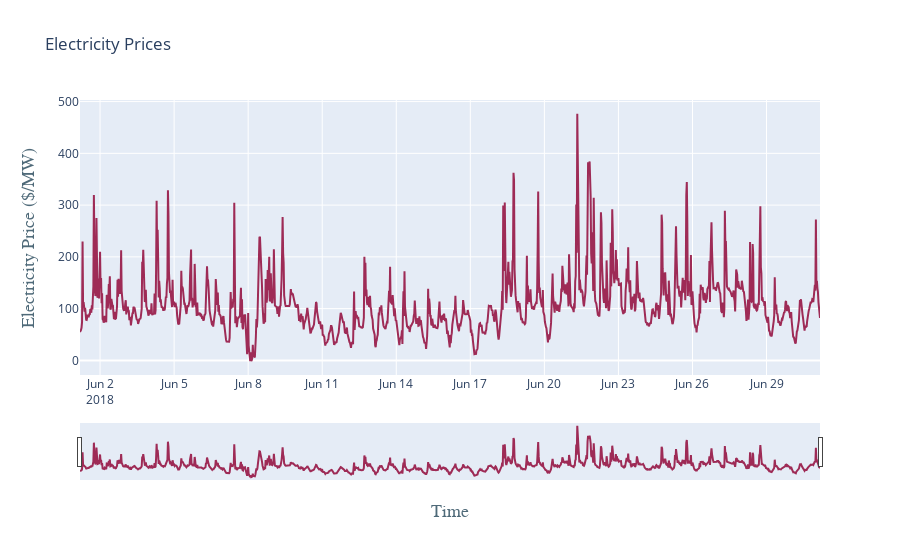

Source (notebook cell):
### Code cell
fig = go.Figure()
fig.add_trace(go.Scatter(x=df_30min['Timestamp'], y=df_30min['Energy_Price'], name='30min', line_color='#9e2b56'))
fig.update_layout(title_text="Electricity Prices", xaxis_rangeslider_visible=True,
    xaxis=dict(
        title='Time',
        titlefont=dict(
            family='Courier New, monospace',
            size=18,
            color='#4f6a79'
        )
    ),
    yaxis=dict(
        title='Electricity Price ($/MW)',
        titlefont=dict(
            family='Courier New, monospace',
            size=18,
            color='#4f6a79'
        )
    ))
fig.show()

### Figure 1 — Plotly figure (JSON) as saved in the notebook; plotly's stock layout.template omitted (floating-point values rounded to 4 significant figures; data arrays with more than 128 entries replaced by an {"elided": "..."} marker saying what was removed)
{"data": [{"line": {"color": "#9e2b56"}, "name": "30min", "type": "scatter", "x": {"elided": "1609 str values"}, "y": {"elided": "1609 float values"}}], "layout": {"title": {"text": "Electricity Prices"}, "xaxis": {"rangeslider": {"visible": true}, "title": {"font": {"color": "#4f6a79", "family": "Courier New, monospace", "size": 18}, "text": "Time"}}, "yaxis": {"title": {"font": {"color": "#4f6a79", "family": "Courier New, monospace", "size": 18}, "text": "Electricity Price ($/MW)"}}}}
